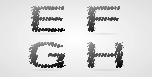
#> input picture shuzi.bmp, 152 x 77 px
$ python RGB-gui.py
#> lines starting #> are read from the running program, lines starting #| are printed output that depends on the picture; long printed decimals are rounded; pictures that were not available may be replaced by others from this repository, and a replacement may not be noted
import cv2
import pywt
import numpy as np
from PIL import Image
import random
import tkinter as tk
from tkinter import filedialog
#1920*1080的图片嵌入水印
def getLocalFile():
    root=tk.Tk()
    root.withdraw()
    filePath=filedialog.askopenfilename()
    return filePath


# [74 lines left out: functions cl, jm, arnold, deArnold, not called in this run]

def setwaterMark1(waterImg, Img,i,d1):
    # 载体图像三级小波变换
    c = pywt.wavedec2(Img, 'db2', level=3)
    [cl, (cH3, cV3, cD3), (cH2, cV2, cD2), (cH1, cV1, cD1)] = c
    # print(cl.shape,cH3.shape,cH2.shape)
    d = pywt.wavedec2(waterImg, 'db2', level=1)
    [ca1, (ch1, cv1, cd1)] = d
    #print(cl.shape,len(cH3),len(cH2),len(cH1),Img.shape)
    # 自定义嵌入系数
    a1 = 1.5*d1
    a2 = 0.5*d1
    a3 = 0.5*d1
    a4 = 0.5*d1
    # 嵌入
    cl = cl + ca1 * a1
    cH3 = cH3 + ch1 * a2
    cV3 = cV3 + cv1 * a3
    cD3 = cD3 + cd1 * a4
    # 图像重构
    newImg = pywt.waverec2([cl, (cH3, cV3, cD3), (cH2, cV2, cD2), (cH1, cV1, cD1)], 'db2')

    # f = open("加入水印结果.txt", 'w')
    # f.write(str(newImg))
    # f.close()
    max = np.max(newImg)//1+1
    newImg=newImg/max*255

    z =255/max
    newImg = np.array(newImg, np.uint8)
    cv2.imshow("after"+str(i), newImg)
    v = max
    cv2.waitKey(0)
    return newImg,z,v

def getwaterMark1(originalImage, Img, key,v,i,d1):
    # 载体图像三级小波变换
    c = pywt.wavedec2(Img, 'db2', level=3)
    [cl, (cH3, cV3, cD3), (cH2, cV2, cD2), (cH1, cV1, cD1)] = c
    # 原始图像三级小波变换
    d = pywt.wavedec2(originalImage, 'db2', level=3)
    [dl, (dH3, dV3, dD3), (dH2, dV2, dD2), (dH1, dV1, dD1)] = d
    # f = open("正经变换.txt", 'w')
    # f.write(str(d))
    # f.close()
    ca1 = (cl - dl) *2/3*d1
    ch1 = (cH3 - dH3) * 2*d1
    cv1 = (cV3 - dV3) * 2*d1
    cd1 = (cD3 - dD3) * 2*d1

    # 水印图像重构
    waterImg = pywt.waverec2([ca1, (ch1, cv1, cd1)], 'db2')

    # 对提取的水印图像进行逆Arnold变换
    # waterImg = deArnold(waterImg, key)

    waterImg = np.array(waterImg, np.uint8)

    # cv2.imshow("get"+str(i), waterImg)
    # cv2.imwrite(str(i)+"jeiguo.png",waterImg)
    # cv2.waitKey(0)
    return waterImg

if __name__ == '__main__':
    np.set_printoptions(threshold=np.inf)
    waterImg = cv2.imread('shuzi.bmp')
#> waterImg is the input picture: shape (77, 152, 3); min 3, max 254, mean 217.3
    Img = cv2.imread('dark.jpg')
    Img = cv2.resize(Img,(600,300))
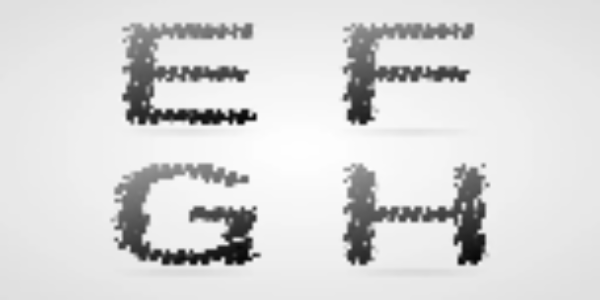
#> Img: shape (300, 600, 3); min 6, max 254, mean 217.2
    cv2.imwrite('tup.bmp',Img)
    b0, g0, r0 = cv2.split(Img)
    b1, g1, r1 = cv2.split(waterImg)
    b, a0, v0 = setwaterMark1(b1, b0,0,0.13)
#> in setwaterMark1, `c = pywt.wavedec2(Img, 'db2', level=3)`: c = 4 items
#> in setwaterMark1, `[cl, (cH3, cV3, cD3), (cH2, cV2, cD2), (cH1, cV1, cD1)] = c`:
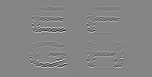
#> cH2: shape (77, 152) float64; min -235.7, max 215.7, mean 0; drawn with min black and max white
#> in setwaterMark1, `[cl, (cH3, cV3, cD3), (cH2, cV2, cD2), (cH1, cV1, cD1)] = c`:
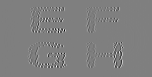
#> cV2: shape (77, 152) float64; min -197.8, max 197.5, mean 0; drawn with min black and max white
#> in setwaterMark1, `[cl, (cH3, cV3, cD3), (cH2, cV2, cD2), (cH1, cV1, cD1)] = c`:
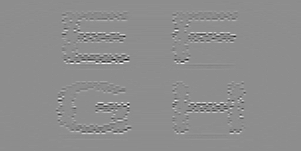
#> cH1: shape (151, 301) float64; min -49.09, max 39.14, mean 0; drawn with min black and max white
#> in setwaterMark1, `[cl, (cH3, cV3, cD3), (cH2, cV2, cD2), (cH1, cV1, cD1)] = c`:
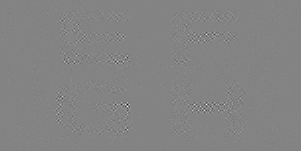
#> cD1: shape (151, 301) float64; min -10.26, max 9.57, mean -0.000297; drawn with min black and max white
#> in setwaterMark1, `d = pywt.wavedec2(waterImg, 'db2', level=1)`: d = 2 items
#> in setwaterMark1, `[ca1, (ch1, cv1, cd1)] = d`:
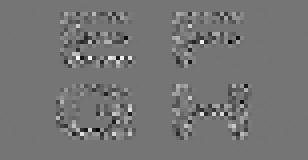
#> cd1: shape (40, 77) float64 (shown 4 times larger); min -125.7, max 146.6, mean -0.4; drawn with min black and max white
#> in setwaterMark1, `max = np.max(newImg)//1+1`: max = 267
#> in setwaterMark1, `z =255/max`: z = 0.955
#> in setwaterMark1, `v = max`: v = 267
#> a0 = 0.955; v0 = 267
    g, a1, v1 = setwaterMark1(g1, g0,1,0.3)
#> a1 = 0.901; v1 = 283
    r, a2, v2 = setwaterMark1(r1, r0,2,0.13)
#> a2 = 0.955; v2 = 267
    get= cv2.merge([b,g,r])
    cv2.imshow('1',get)
    cv2.imwrite("get.bmp",get)
    # 读取原始图像、嵌入水印图像
    originalImage = cv2.imread('tup.bmp')
    address = getLocalFile()
#> the answer given: shuzi.bmp
    waterImg = cv2.imread(address)
    b,g,r = cv2.split(waterImg)
    sa=255/v1
#> sa = 0.901
    print(sa,a1)
#| 0.9011 0.9011
    # 水印提取
    b0, g0, r0 = cv2.split(originalImage)
    b1 = b/a0
    g1 = g/sa
    r1 = r/a2
    # b = getwaterMark1(b0, b1, 2, v0,0,1/0.13)
    g = getwaterMark1(g0, g1, 2, v1,1,1/0.3)
#> in getwaterMark1, `c = pywt.wavedec2(Img, 'db2', level=3)`: c = 4 items
#> in getwaterMark1, `[cl, (cH3, cV3, cD3), (cH2, cV2, cD2), (cH1, cV1, cD1)] = c`:
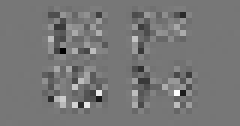
#> cD2: shape (21, 40) float64 (shown 6 times larger); min -152.5, max 173.3, mean -0.3; drawn with min black and max white
#> (the run stopped early here; a loop or call above may not have finished)
